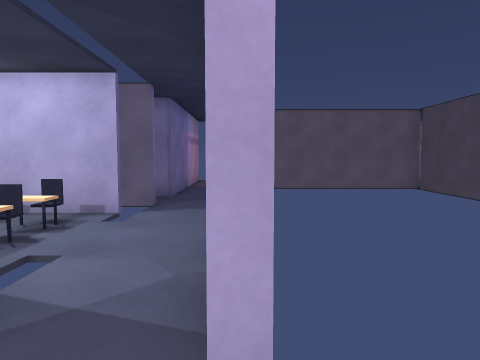
View 1 (above)

23 first-person views from a walk through a Unity game level. The camera is 1.4 m above the floor, tilts 4° down and sees 70° across. The floor is counted in squares, 1 m on a side. Each view is taken from the middle of a square. On the plan, view 1 faces up. The plan holds only what a view shows up to about 15 squares ahead; the rest is blank. Door leaves are left out, so doorways stand open. Surface patterns are stand-ins for the level's own textures.

View 2
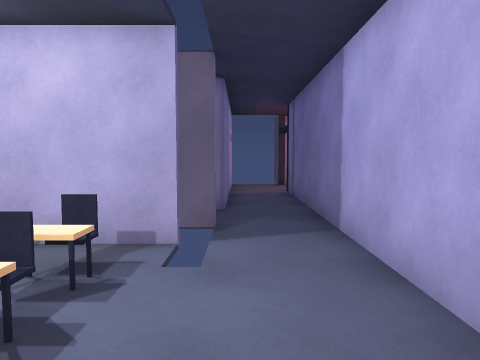

View 3
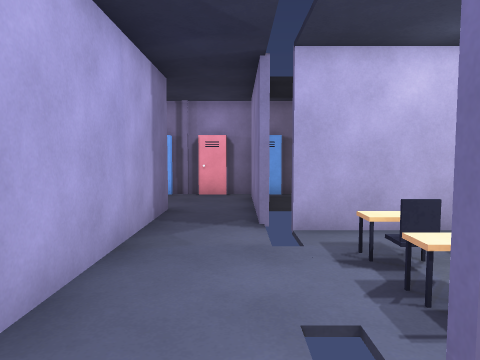

View 4
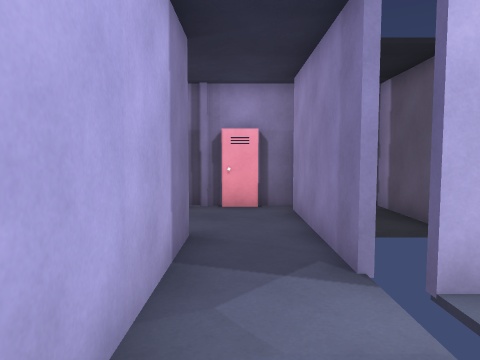

View 5
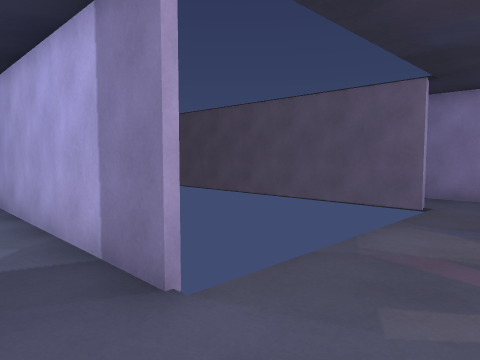

View 6
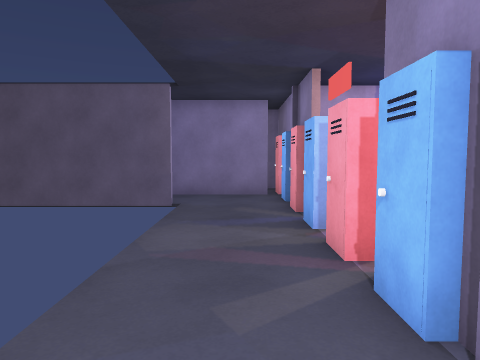

View 7
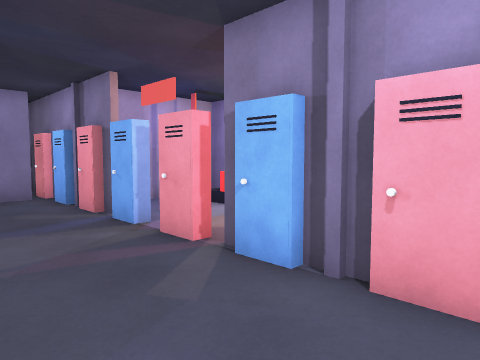

View 8
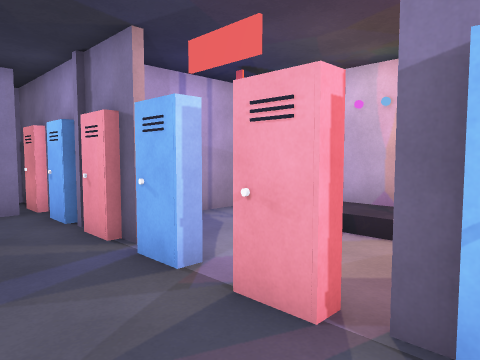

View 9
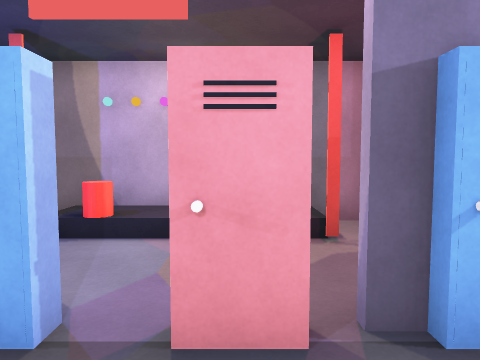

View 10
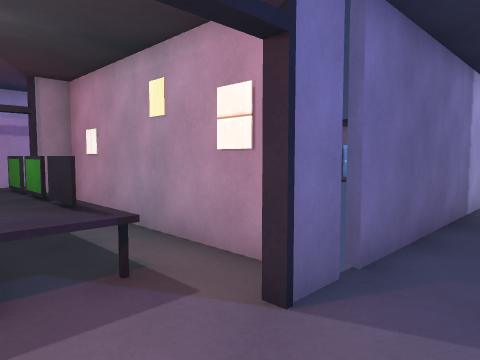

View 11
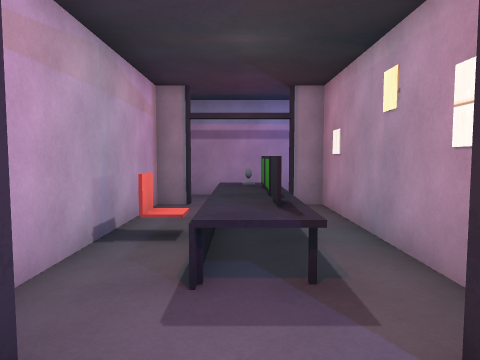

View 12
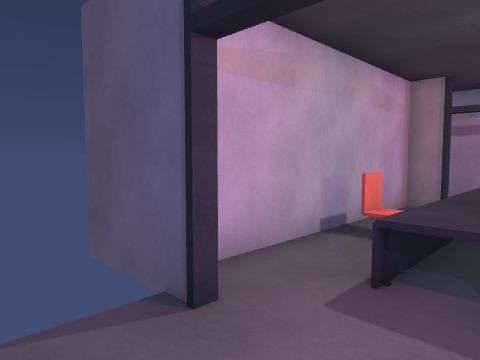

View 13
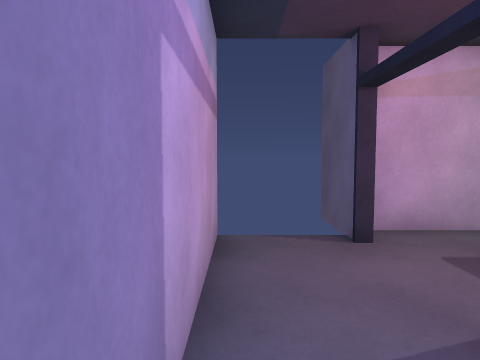

View 14
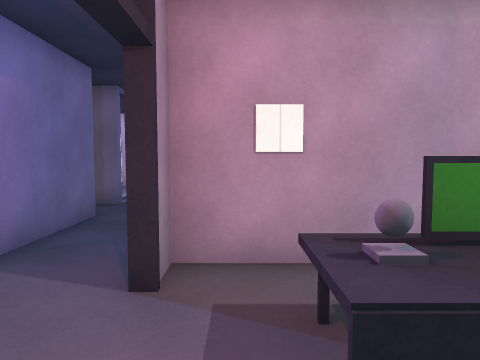

View 15
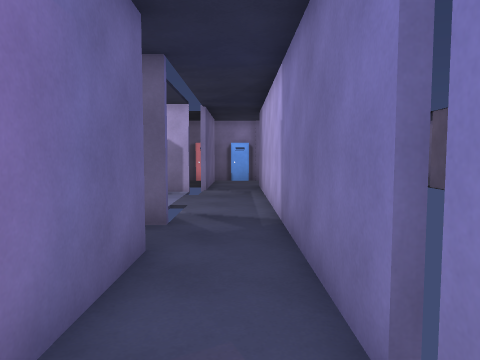

View 16
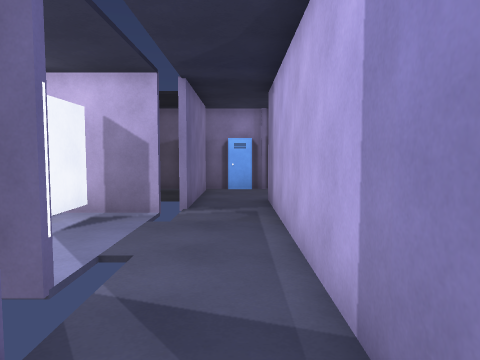

View 17
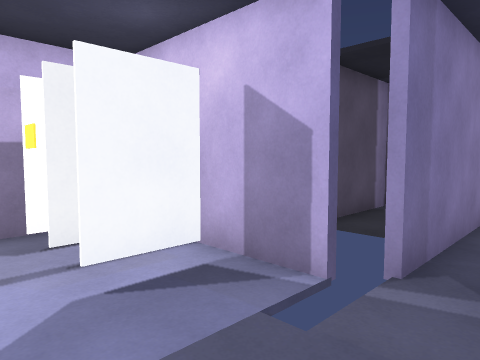

View 18
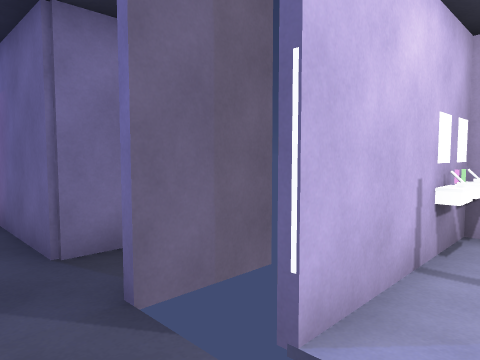

View 19
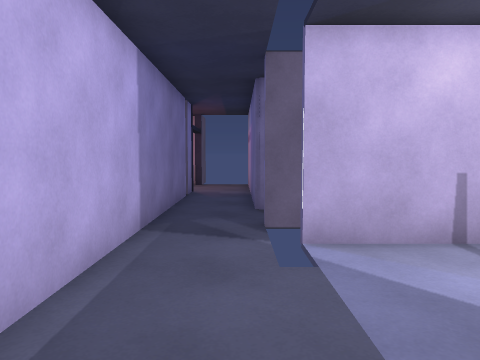

View 20
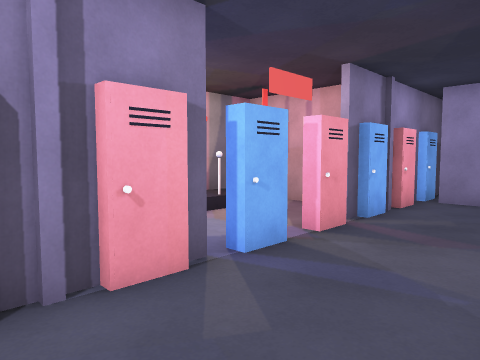

View 21
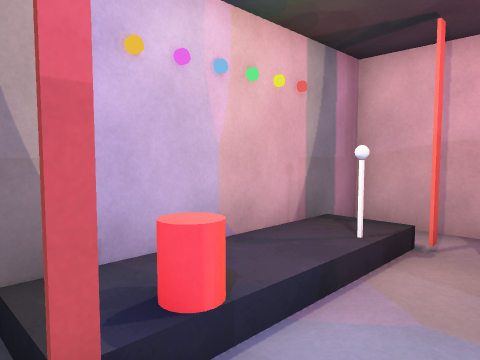

View 22
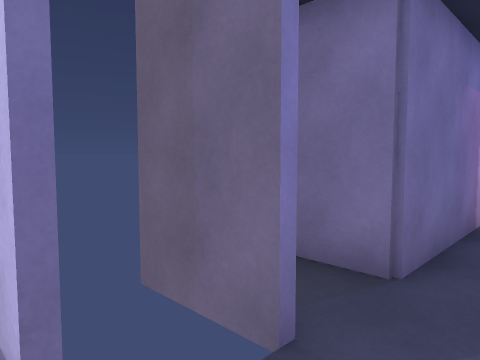

View 23
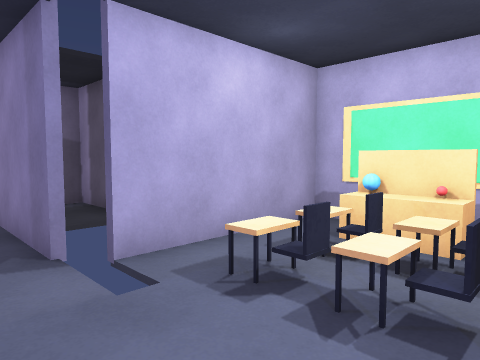

### Floor plan
Key: @ floor where view 1 was taken; # wall or solid block; x gap in a wall; . main floor; : floor 0.25 m higher than the main floor; D open door; = window, fence, low wall or low ledge; ^ raised ledge; O other object.
Columns run from 7 left of view 1 to 15 right of it. Each row starts with its distance up from view 1.
 21        #########
 20     #  #.......#  #
 19     #..D...O...D..#
 18     #..D.^^^^^.D..#
 17     #..D.^^^^^.D..#
 16     #..#######.#..#
 15     #..#    ####..#
 14     #..#       #..#
 13     #..#       #..#
 12    ##..#       #..#
 11     ...#       #...
 10   ###..#       #..###
  9    ##..#       #..####
  8  ####..#       #..###OO
  7 OO^^...#       #.....
  6 OO=O...#       #... DDD
  5 O===...#       #... #
  4 #####..#       #.. #
  3    ##..#       #..##
  2     #..#       #..#
  1     #..#       #..#
  0   #.#..@..........#.#
 -1   #.#.............#.#
 -2   #.x.............x.#
 -3   #######x#.#x#######
 -4        #.......#
 -5        #.......#
 -6        #.:O:OO.#
 -7        #.:::::.#
 -8        #########

Positions as (right, up) in squares from view 1, and headings:
1: (0, 0), facing up
2: (-2, 3), facing up
3: (-2, 10), facing down
4: (-1, 7), facing down
5: (-2, -2), facing up-right
6: (-2, -1), facing right
7: (-2, 1), facing down-right
8: (1, 0), facing down-right
9: (3, 0), facing down
10: (-2, 19), facing down-right
11: (-2, 18), facing right
12: (-2, 17), facing up-right
13: (-2, 14), facing up
14: (7, 20), facing down
15: (9, 17), facing down
16: (9, 12), facing down
17: (9, 7), facing down-right
18: (9, 7), facing up-right
19: (10, 3), facing up
20: (9, 1), facing down-left
21: (7, -4), facing down-left
22: (-1, 8), facing up-left
23: (-1, 8), facing down-left
